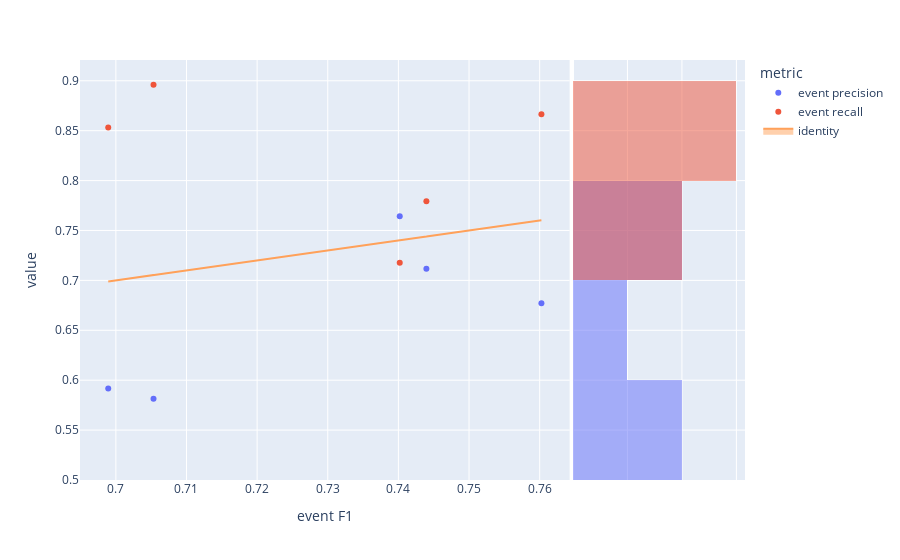

The notebook cell this image was saved under:
### Code cell
fig=px.scatter(visualTradeoff,x='event F1',y='value',color='metric', marginal_y="histogram")
fig.add_trace(
    go.Scatter(x=experimentModels['eventF1'], y=experimentModels['eventF1'], name="identity", mode='lines',fill="toself")
)
fig.show()

### Figure 1 — Plotly figure (JSON) as saved in the notebook; plotly's stock layout.template omitted (floating-point values rounded to 4 significant figures)
{"data": [{"hovertemplate": "metric=event precision<br>event F1=%{x}<br>value=%{y}<extra></extra>", "legendgroup": "event precision", "marker": {"color": "#636efa", "symbol": "circle"}, "mode": "markers", "name": "event precision", "orientation": "v", "showlegend": true, "type": "scatter", "x": [0.744, 0.7402, 0.7602, 0.6989, 0.7053], "xaxis": "x", "y": [0.7116, 0.7642, 0.6771, 0.5916, 0.5814], "yaxis": "y"}, {"alignmentgroup": "True", "bingroup": "y", "hovertemplate": "metric=event precision<br>value=%{y}<br>count=%{x}<extra></extra>", "legendgroup": "event precision", "marker": {"color": "#636efa"}, "name": "event precision", "offsetgroup": "event precision", "opacity": 0.5, "showlegend": false, "type": "histogram", "xaxis": "x2", "y": [0.7116, 0.7642, 0.6771, 0.5916, 0.5814], "yaxis": "y2"}, {"hovertemplate": "metric=event recall<br>event F1=%{x}<br>value=%{y}<extra></extra>", "legendgroup": "event recall", "marker": {"color": "#EF553B", "symbol": "circle"}, "mode": "markers", "name": "event recall", "orientation": "v", "showlegend": true, "type": "scatter", "x": [0.744, 0.7402, 0.7602, 0.6989, 0.7053], "xaxis": "x", "y": [0.7793, 0.7177, 0.8663, 0.8531, 0.896], "yaxis": "y"}, {"alignmentgroup": "True", "bingroup": "y", "hovertemplate": "metric=event recall<br>value=%{y}<br>count=%{x}<extra></extra>", "legendgroup": "event recall", "marker": {"color": "#EF553B"}, "name": "event recall", "offsetgroup": "event recall", "opacity": 0.5, "showlegend": false, "type": "histogram", "xaxis": "x2", "y": [0.7793, 0.7177, 0.8663, 0.8531, 0.896], "yaxis": "y2"}, {"fill": "toself", "mode": "lines", "name": "identity", "type": "scatter", "x": [0.744, 0.7402, 0.7602, 0.6989, 0.7053], "y": [0.744, 0.7402, 0.7602, 0.6989, 0.7053]}], "layout": {"barmode": "overlay", "legend": {"title": {"text": "metric"}, "tracegroupgap": 0}, "margin": {"t": 60}, "xaxis": {"anchor": "y", "domain": [0, 0.7363], "title": {"text": "event F1"}}, "xaxis2": {"anchor": "y2", "domain": [0.7413, 1], "matches": "x2", "showgrid": true, "showline": false, "showticklabels": false, "ticks": ""}, "yaxis": {"anchor": "x", "domain": [0, 1], "title": {"text": "value"}}, "yaxis2": {"anchor": "x2", "domain": [0, 1], "matches": "y", "showgrid": true, "showticklabels": false}}}
